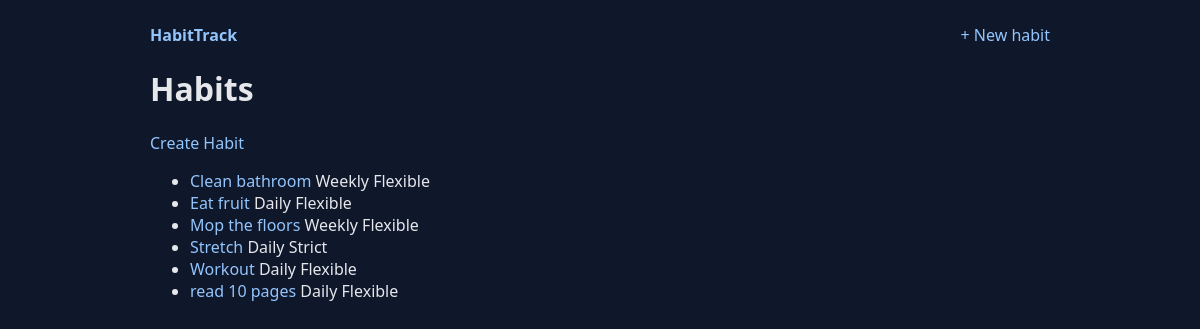
Before: / with the older database file.
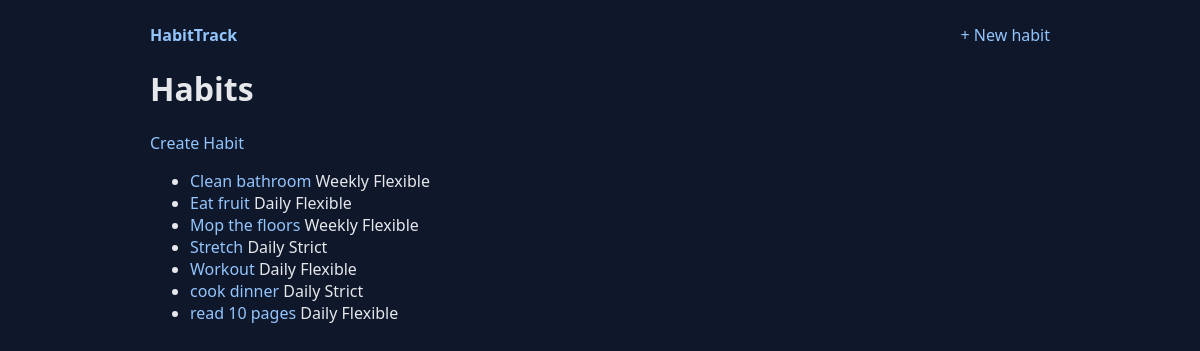
After: the same page with the newer database file.
### habits/models.py (models this page shows, shortened)
class Habit(models.Model):
    name = models.CharField(max_length=100)
    habit_type = models.CharField(max_length=10, choices=[("daily", "Daily"), ("weekly", "Weekly")])
    strategy = models.CharField(max_length = 10, choices=[("strict", "Strict"), ("flexible", "Flexible")] )

### habits/views.py (the view)
# urls.py: 2. Add a URL to urlpatterns:  path('', views.home, name='home')
def home(request):
    habits = Habit.objects.all().order_by("name")
    return render(request, "habits/home.html", {"habits": habits})

### habits/templates/habits/home.html
{% extends "base.html" %}
{% block content %}
<h1>Habits</h1>
<p><a href="{% url 'habits:create_habit' %}">Create Habit</a></p>
<ul>
  {% for h in habits %}
    <li>
      <a href="{% url 'habits:habit_detail' h.pk %}">{{ h.name }}</a>
      <span class="pill">{{ h.get_habit_type_display }}</span>
      <span class="pill">{{ h.get_strategy_display }}</span>
    </li>
  {% empty %}
    <li>No habits yet. <a href="{% url 'habits:create_habit' %}">Create your first one</a>.</li>
  {% endfor %}
</ul>
{% endblock %}

Changed rows visible on the page:
added Habit: name "cook dinner", habit_type "Daily", strategy "Strict"
